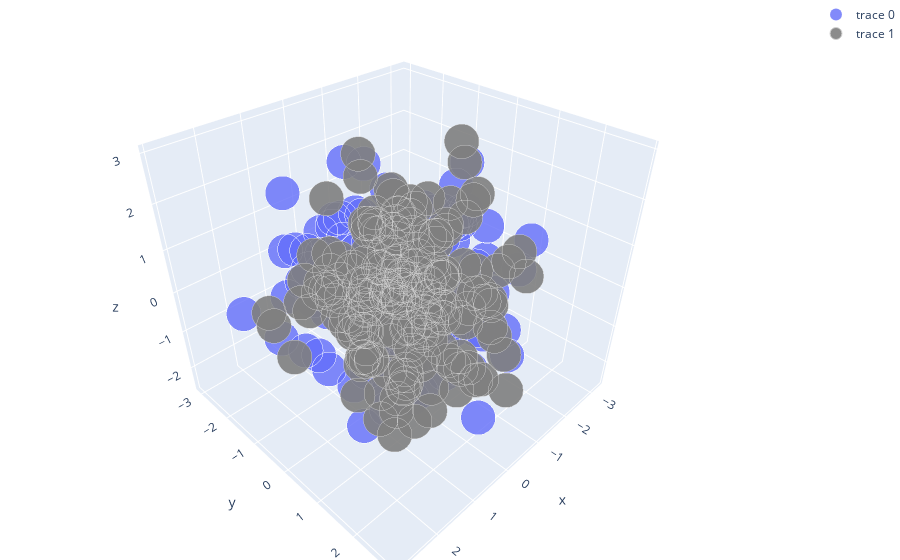

The cell this chart's notebook holds for it:
### Markdown cell above
### Scatterplot 3D using plotly

### Code cell
import plotly as py
import plotly.graph_objs as go

py.offline.init_notebook_mode(connected=True)
import numpy as np

x, y, z = np.random.multivariate_normal(np.array([0,0,0]), np.eye(3), 200).transpose()
trace1 = go.Scatter3d(
    x=x,
    y=y,
    z=z,
    mode='markers',
    marker=dict(
        size=12,
        line=dict(
            color='rgba(217, 217, 217, 0.14)',
            width=0.5
        ),
        opacity=0.8
    )
)

x2, y2, z2 = np.random.multivariate_normal(np.array([0,0,0]), np.eye(3), 200).transpose()
trace2 = go.Scatter3d(
    x=x2,
    y=y2,
    z=z2,
    mode='markers',
    marker=dict(
        color='rgb(127, 127, 127)',
        size=12,
        symbol='circle',
        line=dict(
            color='rgb(204, 204, 204)',
            width=1
        ),
        opacity=0.9
    )
)
data = [trace1, trace2]
layout = go.Layout(
    margin=dict(
        l=0,
        r=0,
        b=0,
        t=0
    )
)
fig = go.Figure(data=data, layout=layout)
py.offline.iplot(fig, filename='simple-3d-scatter')

### Figure 1 — Plotly figure (JSON) as saved in the notebook; plotly's stock layout.template omitted (floating-point values rounded to 4 significant figures; data arrays with more than 128 entries replaced by an {"elided": "..."} marker saying what was removed)
{"data": [{"marker": {"line": {"color": "rgba(217, 217, 217, 0.14)", "width": 0.5}, "opacity": 0.8, "size": 12}, "mode": "markers", "type": "scatter3d", "x": {"elided": "200 float values"}, "y": {"elided": "200 float values"}, "z": {"elided": "200 float values"}}, {"marker": {"color": "rgb(127, 127, 127)", "line": {"color": "rgb(204, 204, 204)", "width": 1}, "opacity": 0.9, "size": 12, "symbol": "circle"}, "mode": "markers", "type": "scatter3d", "x": {"elided": "200 float values"}, "y": {"elided": "200 float values"}, "z": {"elided": "200 float values"}}], "layout": {"margin": {"b": 0, "l": 0, "r": 0, "t": 0}}}
